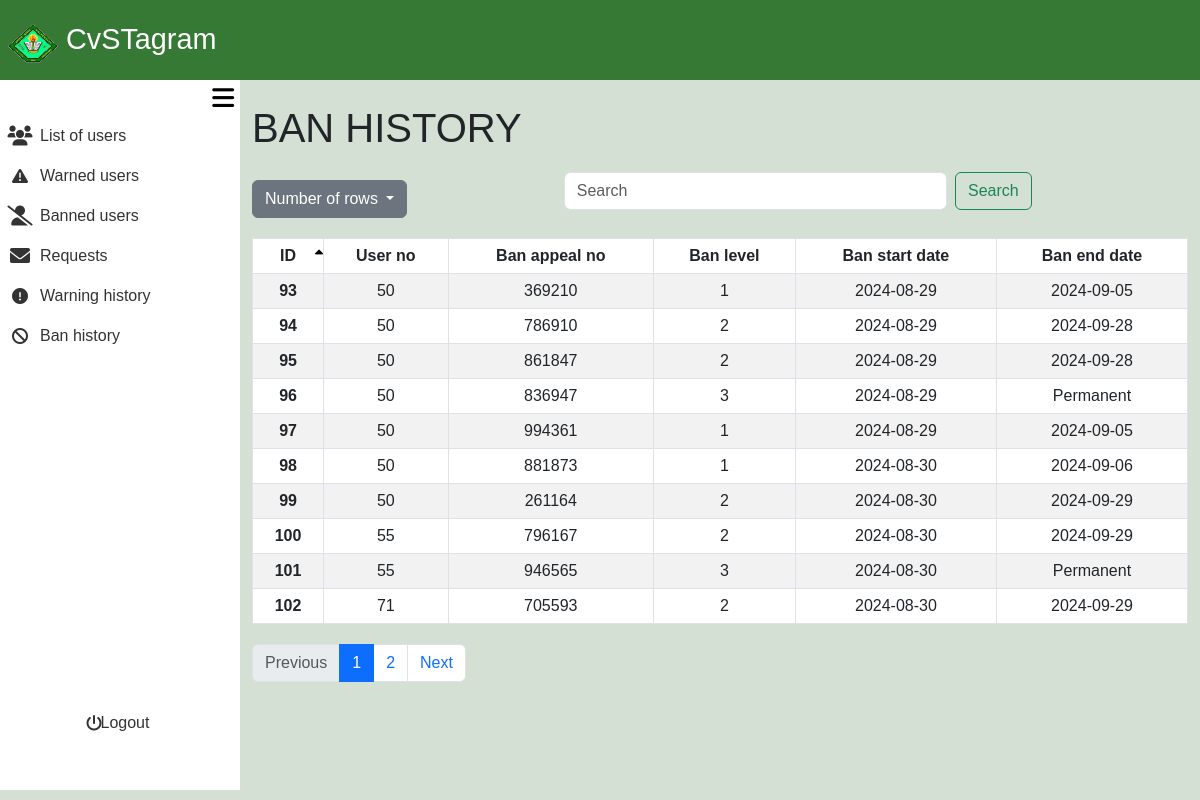
Before: /admin_area/banned_user.php (signed in) with the older database file.
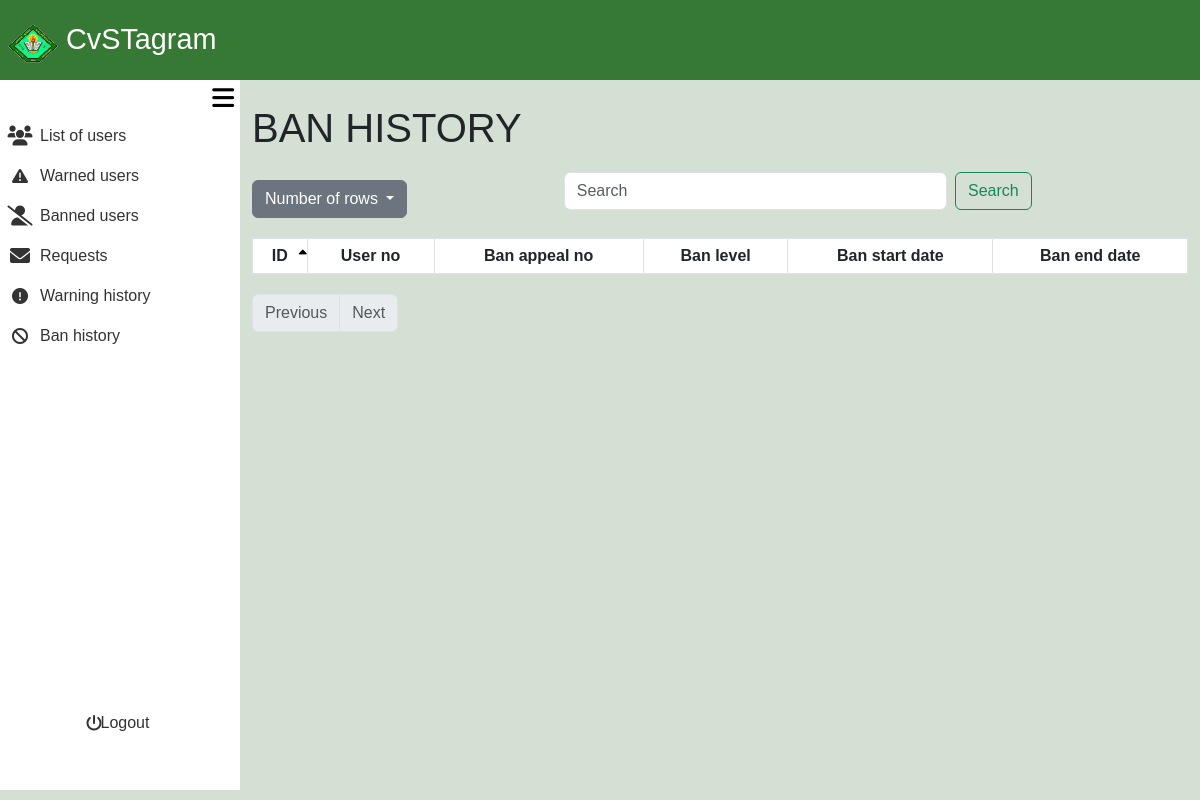
After: the same page with the newer database file.
### tables this page shows
CREATE TABLE `user_bans` (
  `ban_id` int(11) NOT NULL,
  `user_no` int(11) NOT NULL,
  `ban_appeal_id` int(11) NOT NULL,
  `ban_level` int(11) NOT NULL,
  `ban_start_date` date NOT NULL,
  `ban_end_date` date DEFAULT NULL
);

### admin_area/banned_user.php (the view, shortened to what the changed rows need)
<?php
require_once '../include/connect.php';
require_once '../include/bootsrap.php';
?>
<!DOCTYPE html>
<html lang="en">
<head>
    <link rel="stylesheet" href="admin_dashbaord.css?v=<?php echo time(); ?>">
</head>
<body>
<div class="container-fluid screen">
        <div class="container-fluid content">
<?php
$search = isset($_GET['search']) ? trim($_GET['search']) : '';
$sort_column = isset($_GET['sort']) ? $_GET['sort'] : 'ban_id';
$sort_direction = isset($_GET['direction']) && $_GET['direction'] == 'desc' ? 'desc' : 'asc';
$rows_per_page = isset($_GET['rows']) ? intval($_GET['rows']) : 10;
$page = isset($_GET['page']) ? intval($_GET['page']) : 1;
$offset = ($page - 1) * $rows_per_page;
$searchFilter = !empty($search) ? " AND (ban_id LIKE '%$search%' OR user_no LIKE '%$search%' OR ban_appeal_id LIKE '%$search%' OR ban_start_date LIKE '%$search%' OR ban_end_date LIKE '%$search%')" : "";
$query = "SELECT ban_id, user_no, ban_appeal_id, ban_level, ban_start_date, ban_end_date from user_bans
WHERE 1=1 $searchFilter
               ORDER BY $sort_column $sort_direction
               LIMIT $rows_per_page OFFSET $offset";
$usersResult = $con->query($query);
$totalQuery = "SELECT COUNT(*) AS total FROM user_bans";
$totalResult = $con->query($totalQuery);
$totalRecords = $totalResult->fetch_assoc()['total'];
$totalPages = ceil($totalRecords / $rows_per_page);
?>
    <div class="container mt-4 ">
        <h1>BAN HISTORY</h1>
        <table class="table table-bordered table-striped">
        <thead>
            <tr>
                <th scope="col" class="sortable <?php echo ($sort_column == 'ban_id') ? ($sort_direction == 'asc' ? 'asc' : 'desc') : ''; ?>" onclick="sortTable('fname')">ID<i class="fa-solid fa-sort-up"></i><i class="fa-solid fa-sort-down"></i></th>
                <th scope="col" class="sortable <?php echo ($sort_column == 'user_no') ? ($sort_direction == 'asc' ? 'asc' : 'desc') : ''; ?>" onclick="sortTable('user_no')">User no</th>
                <th scope="col" class="sortable <?php echo ($sort_column == 'ban_appeal_id') ? ($sort_direction == 'asc' ? 'asc' : 'desc') : ''; ?>" onclick="sortTable('ban_appeal_id')">Ban appeal no<i class="fa-solid fa-sort-up"></i><i class="fa-solid fa-sort-down"></i></th>
                <th scope="col" class="sortable <?php echo ($sort_column == 'ban_level') ? ($sort_direction == 'asc' ? 'asc' : 'desc') : ''; ?>" onclick="sortTable('ban_level')">Ban level<i class="fa-solid fa-sort-up"></i><i class="fa-solid fa-sort-down"></i></th>
                <th scope="col" class="sortable <?php echo ($sort_column == 'ban_start_date') ? ($sort_direction == 'asc' ? 'asc' : 'desc') : ''; ?>" onclick="sortTable('ban_start_date')">Ban start date<i class="fa-solid fa-sort-up"></i><i class="fa-solid fa-sort-down"></i></th>
                <th scope="col" class="sortable <?php echo ($sort_column == 'ban_end_date') ? ($sort_direction == 'asc' ? 'asc' : 'desc') : ''; ?>" onclick="sortTable('ban_end_date')">Ban end date<i class="fa-solid fa-sort-up"></i><i class="fa-solid fa-sort-down"></i></th>
            </tr>
        </thead>
                <tbody>
                    <?php
                        if ($usersResult) {
                            while ($row = $usersResult->fetch_assoc()) {
                                echo "<tr>";
                                echo "<th scope='row'>" . htmlspecialchars($row['ban_id']) . "</th>";
                                echo "<td>" . htmlspecialchars($row['user_no']) . "</td>";
                                echo "<td>" . htmlspecialchars($row['ban_appeal_id']) . "</td>";
                                echo "<td>" . htmlspecialchars($row['ban_level']) . "</td>";
                                echo "<td>" . htmlspecialchars($row['ban_start_date']) . "</td>";
                                if($row['ban_end_date'] === NULL){
                                    echo "<td> Permanent </td>";
                                }else{
                                    echo "<td>" . htmlspecialchars($row['ban_end_date']) . "</td>";
                                }
                                echo "</tr>";
                            }
                        } else {
                            echo "No results found or an error occurred.";
                        }
                    ?>
                </tbody>
        </table>
        <nav aria-label="Page navigation">
            <ul class="pagination">
                <?php for ($i = 1; $i <= $totalPages; $i++): ?>
                    <li class="page-item <?php if ($i == $page) echo 'active'; ?>">
                        <a class="page-link" href="?rows=<?php echo $rows_per_page; ?>&page=<?php echo $i; ?>&sort=<?php echo $sort_column; ?>&direction=<?php echo $sort_direction; ?>"><?php echo $i; ?></a>
                    </li>
                <?php endfor; ?>
                <li class="page-item <?php if ($page >= $totalPages) echo 'disabled'; ?>">
                    <a class="page-link" href="?rows=<?php echo $rows_per_page; ?>&page=<?php echo min($totalPages, $page + 1); ?>&sort=<?php echo $sort_column; ?>&direction=<?php echo $sort_direction; ?>">Next</a>
                </li>
            </ul>
        </nav>
    </div>
        </div>
    </div>
</body>
</html>

Changed rows visible on the page:
removed user_bans: ban_id "93", user_no "50", ban_appeal "369210", ban_level "1", ban_start_date "2024-08-29", ban_end_date "2024-09-05"
removed user_bans: ban_id "94", user_no "50", ban_appeal "786910", ban_level "2", ban_start_date "2024-08-29", ban_end_date "2024-09-28"
removed user_bans: ban_id "95", user_no "50", ban_appeal "861847", ban_level "2", ban_start_date "2024-08-29", ban_end_date "2024-09-28"
removed user_bans: ban_id "96", user_no "50", ban_appeal "836947", ban_level "3", ban_start_date "2024-08-29", shows "Permanent"
removed user_bans: ban_id "97", user_no "50", ban_appeal "994361", ban_level "1", ban_start_date "2024-08-29", ban_end_date "2024-09-05"
removed user_bans: ban_id "98", user_no "50", ban_appeal "881873", ban_level "1", ban_start_date "2024-08-30", ban_end_date "2024-09-06"
removed user_bans: ban_id "99", user_no "50", ban_appeal "261164", ban_level "2", ban_start_date "2024-08-30", ban_end_date "2024-09-29"
removed user_bans: ban_id "100", user_no "55", ban_appeal "796167", ban_level "2", ban_start_date "2024-08-30", ban_end_date "2024-09-29"
removed user_bans: ban_id "101", user_no "55", ban_appeal "946565", ban_level "3", ban_start_date "2024-08-30", shows "Permanent"
removed user_bans: ban_id "102", user_no "71", ban_appeal "705593", ban_level "2", ban_start_date "2024-08-30", ban_end_date "2024-09-29"
Other visible differences:
list line gone: "1"
list line gone: "2"
